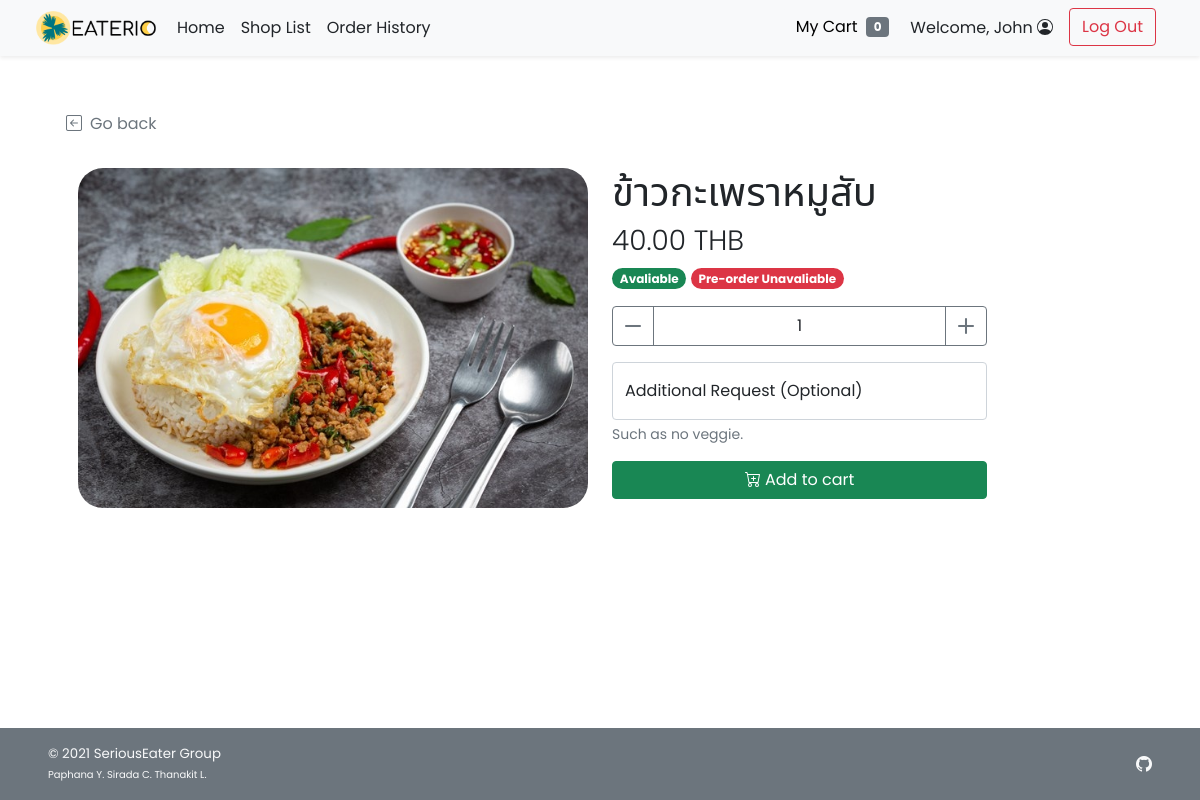
Page /food_item.php?s_id=1&f_id=1 (signed in) on the earlier database version.
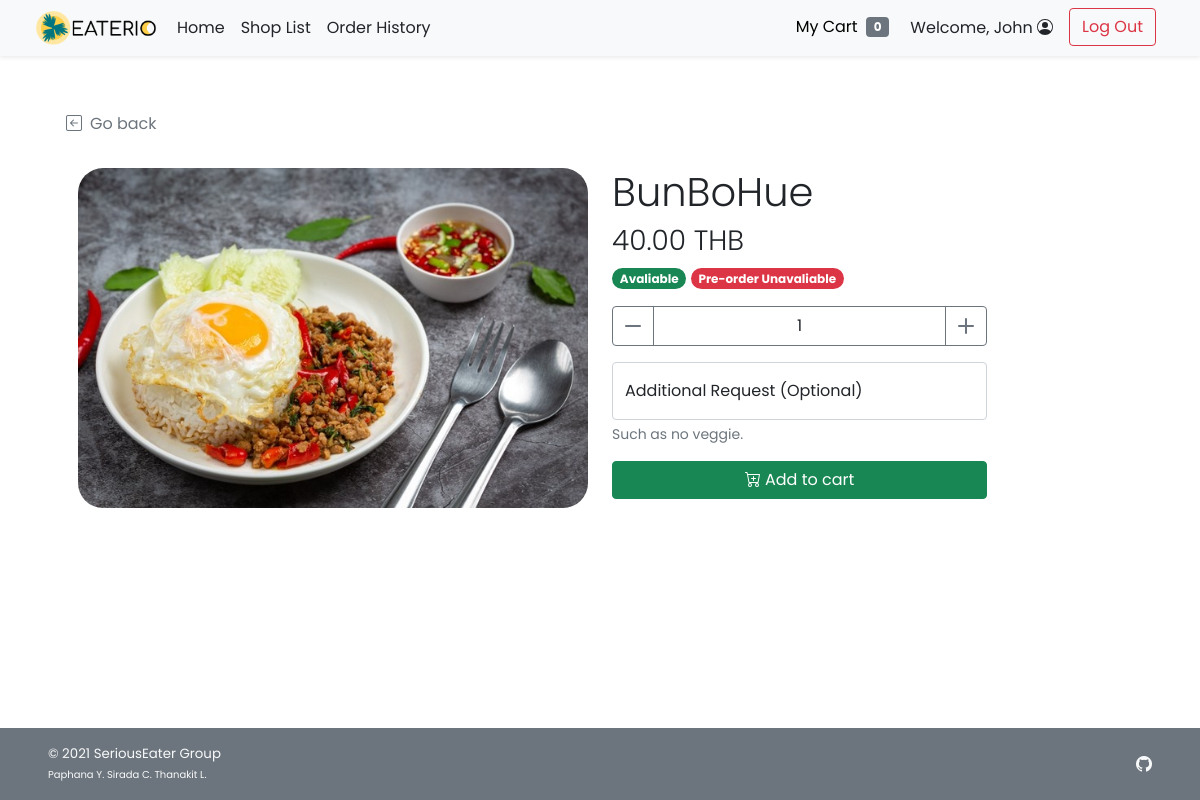
Same page on the later database version.
### tables this page shows
CREATE TABLE `food` (
  `f_id` int(11) NOT NULL,
  `s_id` int(11) NOT NULL,
  `f_name` varchar(100) NOT NULL,
  `f_price` decimal(6,2) NOT NULL,
  `f_todayavail` tinyint(4) NOT NULL DEFAULT 1 COMMENT 'Food is available to order or not',
  `f_preorderavail` tinyint(4) NOT NULL DEFAULT 1,
  `f_pic` text DEFAULT NULL
);

### food_item.php (the view, shortened to what this page needs)
<!DOCTYPE html>
<html lang="en">
<head>
    <?php
        include("conn_db.php");
        include('head.php');
    ?>
    <link href="css/main.css" rel="stylesheet">
    <link href="css/menu.css" rel="stylesheet">
</head>
<body class="d-flex flex-column h-100">
    <?php
        include('nav_header.php');
        $s_id = $_GET["s_id"];
        $f_id = $_GET["f_id"];
        $query = "SELECT f.*,s.s_status,s.s_preorderstatus FROM food f INNER JOIN shop s ON f.s_id = s.s_id WHERE f.s_id = {$s_id} AND f.f_id = {$f_id} LIMIT 0,1";
        $result = $mysqli -> query($query);
        $food_row = $result -> fetch_array();
    ?>
    <div class="container px-5 py-4" id="shop-body">
        <div class="row my-4">
            <a class="nav nav-item text-decoration-none text-muted mb-2" href="#" onclick="history.back();">
                <i class="bi bi-arrow-left-square me-2"></i>Go back
            </a>
        </div>
        <div class="row row-cols-1 row-cols-md-2 mb-5">
            <div class="col mb-3 mb-md-0">
                <img
                    <?php
                        if(is_null($food_row["f_pic"])){echo "src='img/default.png'";}
                        else{echo "src=\"img/{$food_row['f_pic']}\"";}
                    ?>
                    class="img-fluid rounded-25 float-start"
                    alt="<?php echo $food_row["f_name"]?>">
            </div>
            <div class="col text-wrap">
                <h1 class="fw-light"><?php echo $food_row["f_name"]?></h1>
                <h3 class="fw-light"><?php echo $food_row["f_price"]?> THB</h3>
                <ul class="list-unstyled mb-3 mb-md-0">
                    <li class="my-2">
                        <?php if($food_row["f_todayavail"]==1&&$food_row["s_status"]==1){ ?>
                        <span class="badge rounded-pill bg-success">Avaliable</span>
                        <?php }else{ ?>
                        <span class="badge rounded-pill bg-danger">Unavaliable</span>
                        <?php }
                            if($food_row["f_preorderavail"]==1&&$food_row["s_preorderstatus"]==1){?>
                        <span class="badge rounded-pill bg-success">Pre-order avaliable</span>
                        <?php }else{ ?>
                        <span class="badge rounded-pill bg-danger">Pre-order Unavaliable</span>
                        <?php }?>
                    </li>
                </ul>
                <div class="form-amount">
                    <form class="mt-3" method="POST" action="add_item.php">
                        <div class="input-group mb-3">
                            <button id="sub_btn" class="btn btn-outline-secondary" type="button" title="subtract amount" onclick="sub_amt('amount')">
                                <i class="bi bi-dash-lg"></i>
                            </button>
                            <input type="number" class="form-control text-center border-secondary" id="amount"
                                name="amount" value="1" min="1" max="99">
                            <button id="add_btn" class="btn btn-outline-secondary" type="button" title="add amount" onclick="add_amt('amount')">
                                <i class="bi bi-plus-lg"></i>
                            </button>
                        </div>
                        <div class="form-floating mb-3">
                            <input type="text" class="form-control" id="addrequest" name="request" placeholder=" ">
                            <label for="addrequest" class="d-inline-text">Additional Request (Optional)</label>
                            <div id="addrequest_helptext" class="form-text">
                                Such as no veggie.
                            </div>
                        </div>
                        <button class="btn btn-success w-100" type="submit" title="add to cart" name="addtocart"
                        >
                             Add to cart
                        </button>
                    </form>
                </div>
            </div>
        </div>
    </div>
    <footer
        class="footer d-flex flex-wrap justify-content-between align-items-center px-5 py-3 mt-auto bg-secondary text-light">
        <span class="smaller-font">&copy; 2021 SeriousEater Group<br /><span class="xsmall-font">Paphana Y. Sirada C.
                Thanakit L.</span></span>
        <ul class="nav justify-content-end list-unstyled d-flex">
            <li class="ms-3"><a class="text-light" target="_blank" href="https://github.com/waterthatfrozen/EATERIO"><i
                        class="bi bi-github"></i></a></li>
        </ul>
    </footer>
</body>
</html>

Differences in the rows shown:
changed food: f_name "ข้าวกะเพราหมูสับ" → "BunBoHue"
